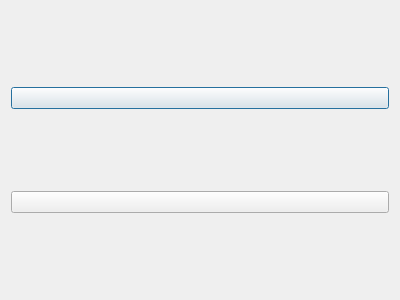
<?xml version="1.0" encoding="UTF-8"?>
<ui version="4.0">
 <class>prueba</class>
 <widget class="QDialog" name="prueba">
  <property name="geometry">
   <rect>
    <x>0</x>
    <y>0</y>
    <width>400</width>
    <height>300</height>
   </rect>
  </property>
  <property name="maximumSize">
   <size>
    <width>400</width>
    <height>300</height>
   </size>
  </property>
  <property name="windowTitle">
   <string>prueba</string>
  </property>
  <layout class="QGridLayout" name="gridLayout">
   <item row="0" column="0">
    <widget class="QPushButton" name="estudiante">
     <property name="cursor">
      <cursorShape>PointingHandCursor</cursorShape>
     </property>
     <property name="text">
      <string/>
     </property>
     <property name="icon">
      <iconset resource="iconos.qrc">
       <normaloff>:/estudiante.png</normaloff>:/estudiante.png</iconset>
     </property>
     <property name="iconSize">
      <size>
       <width>80</width>
       <height>80</height>
      </size>
     </property>
    </widget>
   </item>
   <item row="1" column="0">
    <widget class="QPushButton" name="bibliotecario">
     <property name="cursor">
      <cursorShape>PointingHandCursor</cursorShape>
     </property>
     <property name="text">
      <string/>
     </property>
     <property name="icon">
      <iconset resource="iconos.qrc">
       <normaloff>:/admin.png</normaloff>:/admin.png</iconset>
     </property>
     <property name="iconSize">
      <size>
       <width>80</width>
       <height>80</height>
      </size>
     </property>
    </widget>
   </item>
  </layout>
 </widget>
 <layoutdefault spacing="6" margin="11"/>
 <resources>
  <include location="iconos.qrc"/>
 </resources>
 <connections/>
</ui>
